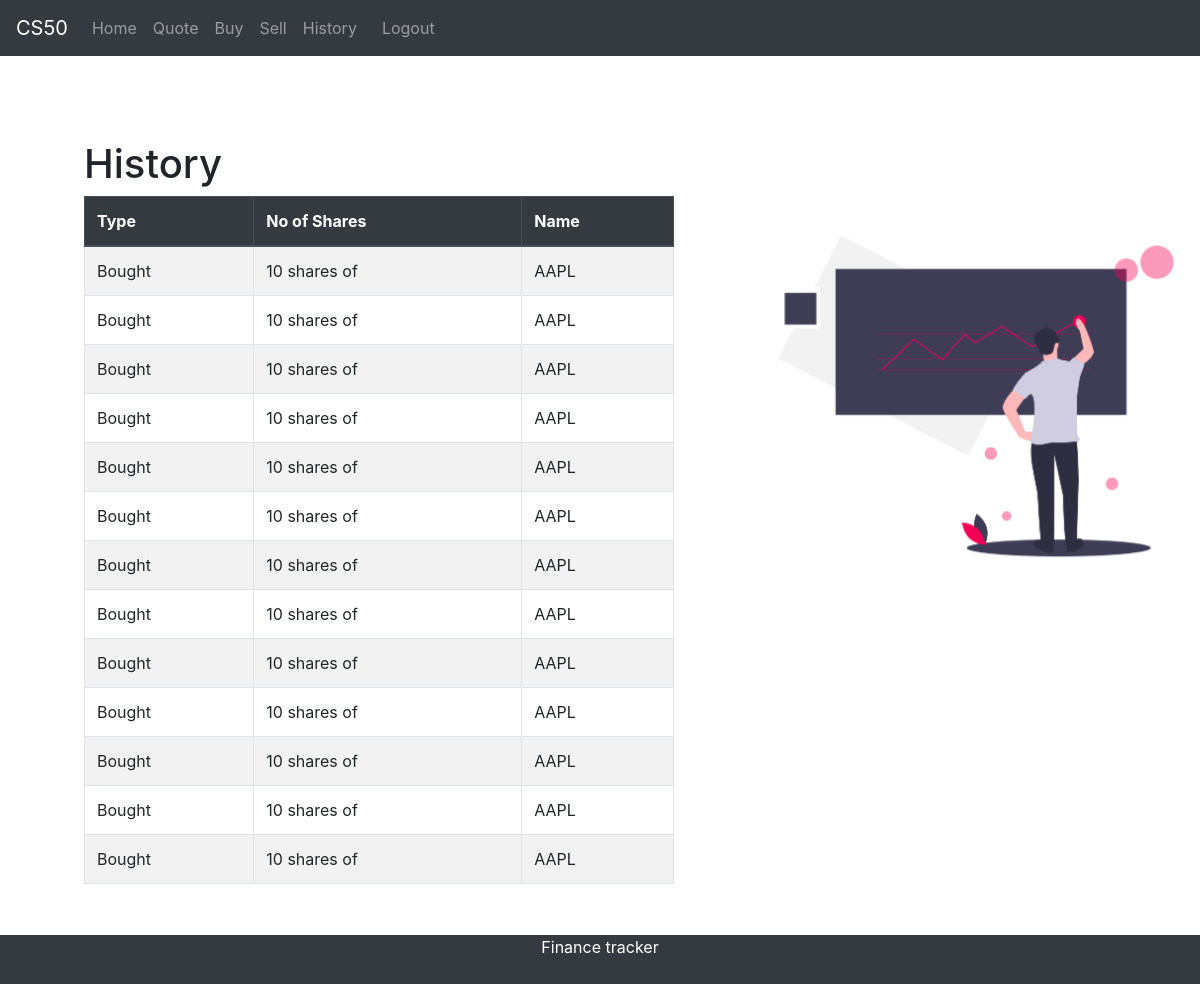
The app's page /history (signed in), older data.
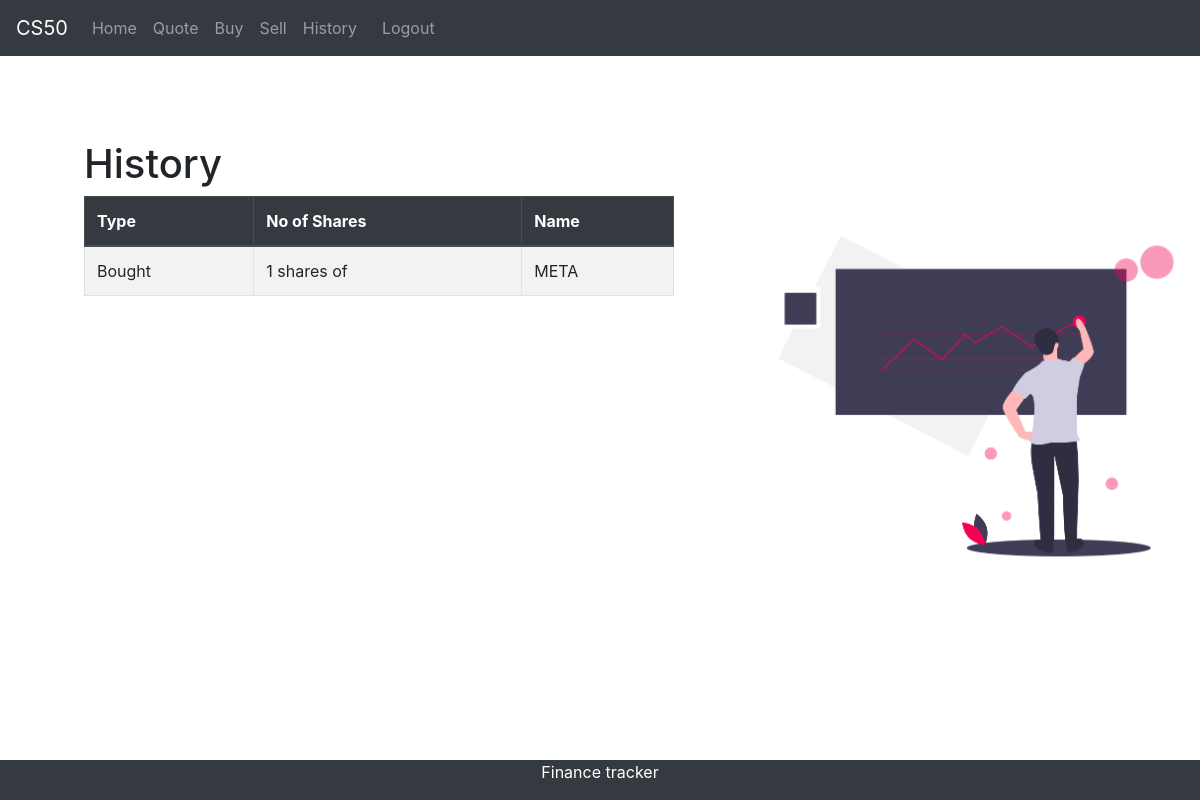
The same page, newer data.
### main.py (models this page shows)
class Transaction(db.Model):
    __tablename__ = "transaction"
    id = db.Column(db.Integer, primary_key=True)
    type = db.Column(db.String(50))
    name = db.Column(db.String(50))
    qty = db.Column(db.Integer)
    owner_id = db.Column(db.Integer, db.ForeignKey("user.id"))

### main.py (the view)
@app.route("/history")
def history():
    transcation = Transaction.query.all()
    user_id = session["user"]
    return render_template("history.html", transcation=transcation, user=user_id)

### templates/history.html
{% extends "base.html"%}
{% block content%}
<h1>History</h1>
<div class="row">
    <div class="col-lg-7 ">
        <table class="table table-striped table-resposive table table-bordered table-hover">
            <thead class="thead-dark">
                <tr>
                    <th scope="row">Type</td>
                    <th>No of Shares</td>
                    <th>Name</td>
                </tr>
            </thead>
            <tbody>
                <tr>
                    {% for t in transcation %} {% if t.owner_id == user%}
                    <td scope="row ">{{ t.type }}</td>
                    <td>{{t.qty }} shares of </td>
                    <td>{{t.name }}</td>
                </tr>
                {% endif %} {% endfor %}
            </tbody>
        </table>
    </div>
    <div class="col-lg-5 d-md-none d-lg-block">
        <div class="col-4 position-fixed">
            <img src="/static/homePg.png" alt="" height="400">
        </div>
    </div>
</div>
{% endblock%}

Row changes from the older to the newer data that the page shows:
removed Transaction: type "Bought", qty "10", name "AAPL"
removed Transaction: type "Bought", qty "10", name "AAPL"
removed Transaction: type "Bought", qty "10", name "AAPL"
removed Transaction: type "Bought", qty "10", name "AAPL"
removed Transaction: type "Bought", qty "10", name "AAPL"
removed Transaction: type "Bought", qty "10", name "AAPL"
removed Transaction: type "Bought", qty "10", name "AAPL"
removed Transaction: type "Bought", qty "10", name "AAPL"
removed Transaction: type "Bought", qty "10", name "AAPL"
removed Transaction: type "Bought", qty "10", name "AAPL"
removed Transaction: type "Bought", qty "10", name "AAPL"
removed Transaction: type "Bought", qty "10", name "AAPL"
changed Transaction "Bought": qty "10" → "1"; name "AAPL" → "META"
